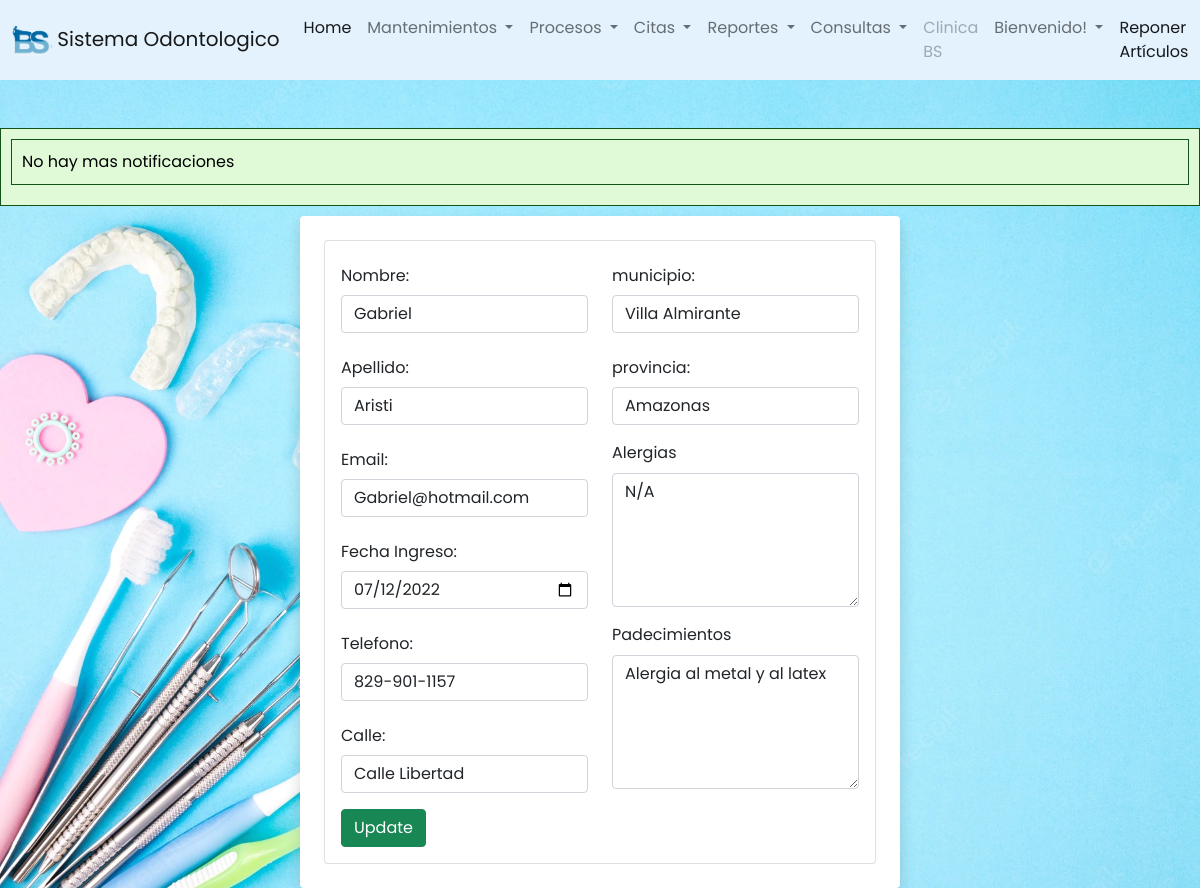
Screenshot of /odontologia/pacientes/editarpac.php?id=1 with the database file from the repository.
### tables this page shows
CREATE TABLE `paciente` (
  `id_pac` int(11) NOT NULL,
  `id_per` int(11) DEFAULT NULL,
  `fec_ingr` date DEFAULT NULL,
  `seg_pac` int(11) DEFAULT NULL,
  `status` int(11) DEFAULT NULL,
  `padec_pac` longtext DEFAULT NULL,
  `alerg_pac` longtext DEFAULT NULL
);

CREATE TABLE `persona` (
  `id_per` int(11) NOT NULL,
  `nom_per` varchar(50) DEFAULT NULL,
  `ape_per` int(11) DEFAULT NULL,
  `fec_nac` date DEFAULT NULL,
  `sex_per` char(1) DEFAULT NULL,
  `datos` int(11) DEFAULT NULL,
  `status` int(11) DEFAULT NULL
);

CREATE TABLE `apellidos` (
  `id_ape` int(11) NOT NULL,
  `apellido` varchar(50) NOT NULL
);

CREATE TABLE `email` (
  `id_email` int(11) NOT NULL,
  `email` varchar(100) DEFAULT NULL
);

CREATE TABLE `telefono` (
  `id_telf` int(11) NOT NULL,
  `tip_telf` int(11) DEFAULT NULL,
  `n_telf` char(90) DEFAULT NULL
);

CREATE TABLE `calles` (
  `id_calle` int(11) NOT NULL,
  `id_mun` int(11) DEFAULT NULL,
  `nom_calle` varchar(100) DEFAULT NULL
);

CREATE TABLE `municipio` (
  `id_mun` int(11) NOT NULL,
  `id_prov` int(11) DEFAULT NULL,
  `nom_mun` varchar(100) DEFAULT NULL
);

CREATE TABLE `provincia` (
  `id_prov` int(11) NOT NULL,
  `pais` int(11) DEFAULT NULL,
  `nom_prov` varchar(100) DEFAULT NULL
);

### odontologia/pacientes/editarpac.php (the view, shortened to what this page needs)
<?php
    include('../conexion.php');
    if(isset($_GET['id'])){
        $id = $_GET['id'];
        $query ="SELECT pc.id_pac,pc.fec_ingr, en.nom_ent, ps.nom_per,ps.sex_per,a.apellido,s.num_contrato,
        et.des_status, pc.padec_pac, pc.alerg_pac, e.email, n_telf, nom_calle, nom_mun, nom_prov
        FROM paciente AS pc
        LEFT JOIN seguro AS s ON pc.seg_pac = s.id_seg LEFT JOIN persona AS ps ON pc.id_per = ps.id_per LEFT JOIN
        apellidos AS a ON ps.ape_per = a.id_ape LEFT JOIN datos AS dt
        ON ps.datos = dt.id_datos LEFT JOIN email AS e ON dt.email = e.id_email LEFT JOIN entidad AS en ON s.nom_seg = en.id_ent
        LEFT JOIN estados AS et  ON pc.status = et.id_status LEFT JOIN telefono as tl on dt.dat_telf = tl.id_telf
        LEFT JOIN direccion as dr on dt.dat_dir = dr.id_dir LEFT JOIN calles as c on dr.calle = c.id_calle LEFT JOIN municipio as m
        on c.id_mun = m.id_mun LEFT JOIN provincia as pr on m.id_prov = pr.id_prov
        WHERE pc.id_pac=$id  ";
        $result = mysqli_query($conexion, $query);
        if(mysqli_num_rows($result) == 1){
            while($row = mysqli_fetch_array($result)){
                $nombre = $row['nom_per'];
                $apellido = $row['apellido'];
                $email = $row['email'];
                $fecha_ingreso = $row['fec_ingr'];
                $alergia = $row['alerg_pac'];
                $padecimientos = $row['padec_pac'];
                $telefono = $row['n_telf'];
                $calle = $row['nom_calle'];
                $munip = $row['nom_mun'];
                $provin = $row['nom_prov'];
            }
        }
    }
?>
<?php include("../includes/header.php")?>
<?php include("../includes/footer.php")?>
<div class="container bg-white rounded shadow p-4 col-xl-4 col-lg-6" style="width: 50%">
    <div class="card card-body">
        <form action="editarpac.php?id=<?php echo $_GET['id'];?> " method="POST">
            <div class="row">
                <div class="col">
                    <div class="mb-3">
                        <label for="nombre" class="col-form-label">Nombre:</label>
                        <input type="text" class="form-control" id="nombre" name="nombre" value="<?php echo $nombre;?>"
                            placeholder="Actualiza Nombre">
                    </div>
                    <div class="mb-3">
                        <label for="apellido" class="col-form-label">Apellido:</label>
                        <input type="text" class="form-control" id="apellido" name="apellido"
                            value="<?php echo $apellido;?>" placeholder="Actualiza Apellido">
                    </div>
                    <div class="mb-3">
                        <label for="email" class="col-form-label">Email:</label>
                        <input type="email" class="form-control" id="email" name="email" value="<?php echo $email;?>"
                            placeholder="Actualiza Fecha">
                    </div>
                    <div class="mb-3">
                        <label for="fecha" class="col-form-label">Fecha Ingreso:</label>
                        <input type="date" class="form-control" id="fecha" name="fecha"
                            value="<?php echo $fecha_ingreso;?>" placeholder="Actualiza Fecha">
                    </div>
                    <div class="mb-3">
                        <label for="telefono" class="col-form-label">Telefono:</label>
                        <input type="telefono" class="form-control" id="telefono" name="telefono"
                            value="<?php echo $telefono;?>" placeholder="Actualiza telefono">
                    </div>
                    <div class="mb-3">
                        <label for="calle" class="col-form-label">Calle:</label>
                        <input type="text" class="form-control" id="calle" name="calle" value="<?php echo $calle;?>"
                            placeholder="Actualiza calle">
                    </div>
                </div>
                <div class="col">
                    <div class="mb-3">
                        <label for="municipio" class="col-form-label">municipio:</label>
                        <input type="text" class="form-control" id="munip" name="munip" value="<?php echo $munip;?>"
                            placeholder="Actualiza municipio">
                    </div>
                    <div class="mb-3">
                        <label for="provincia" class="col-form-label">provincia:</label>
                        <input type="text" class="form-control" id="provin" name="provin" value="<?php echo $provin;?>"
                            placeholder="Actualiza provincia">
                    </div>
                    <div class="mb-3">
                        <label for="txt_codigo" class="form-label">Alergias</label>
                        <textarea name="alergias" class="form-control" id="alergias" cols="30"
                            rows="5"><?php echo $alergia;?></textarea>
                    </div>
                    <div class="mb-3">
                        <label for="padecimientos" class="form-label">Padecimientos</label>
                        <textarea name="padecimientos" class="form-control" id="padecimientos" cols="30"
                            rows="5"><?php echo $padecimientos;?></textarea>
                    </div>
                </div>
            </div>
            <button class="btn btn-success" name="update">
                Update
            </button>
        </form>
    </div>
</div>

### odontologia/CSS/styl.css (style rules this page uses)
* { margin: 0; padding: 0; user-select: none; box-sizing: border-box; font-family: 'Poppins', sans-serif; }
body { margin: 0; background-image: url('fondo\ menu.webp'); background-size: cover; background-attachment: fixed; }

### odontologia/includes/ejecutar_procedimiento.php (style rules this page uses)
body { background-color: #f0f0f0; font-family: Arial, sans-serif; color: #333; margin: 0; padding: 0; }

### rows the page displays
paciente: nombre "Gabriel", apellido "Aristi", email "Gabriel@hotmail.com", fecha "07/12/2022", telefono "829-901-1157", calle "Calle Libertad", munip "Villa Almirante", provin "Amazonas", alergias "N/A", padecimientos "Alergia al metal y al latex"
